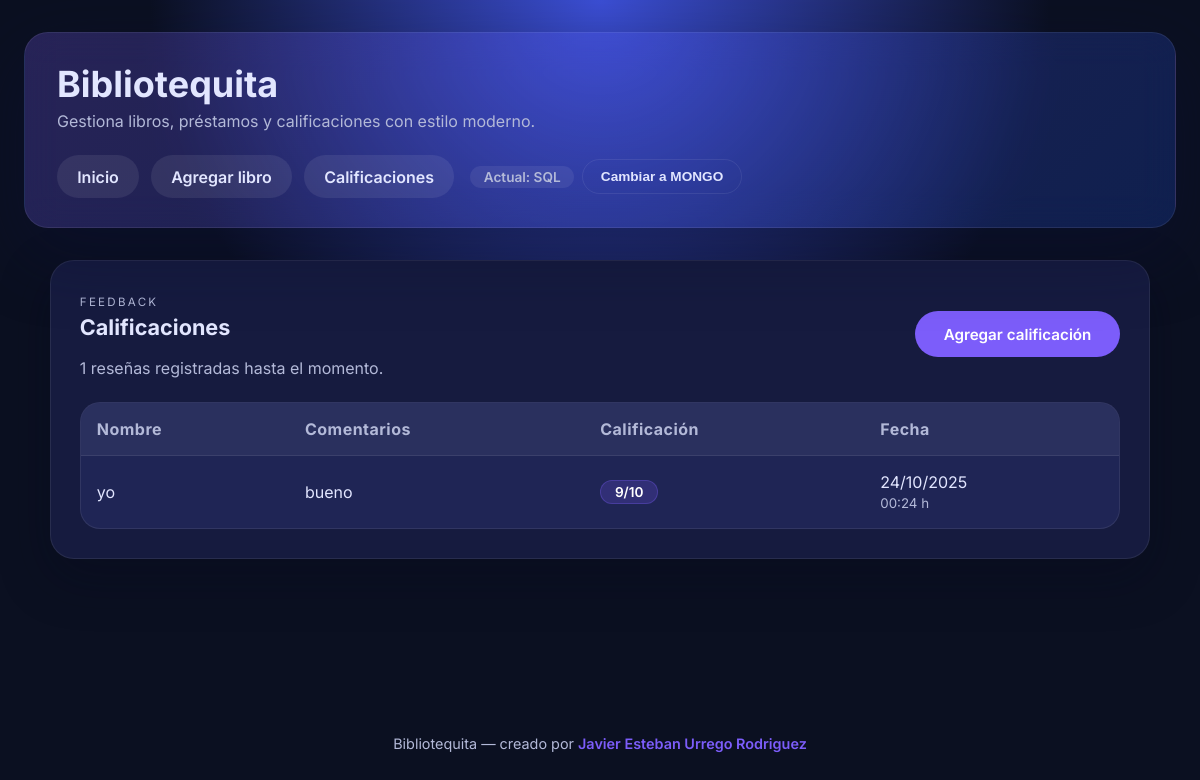
/calificaciones/, run on an earlier commit of the app's database.
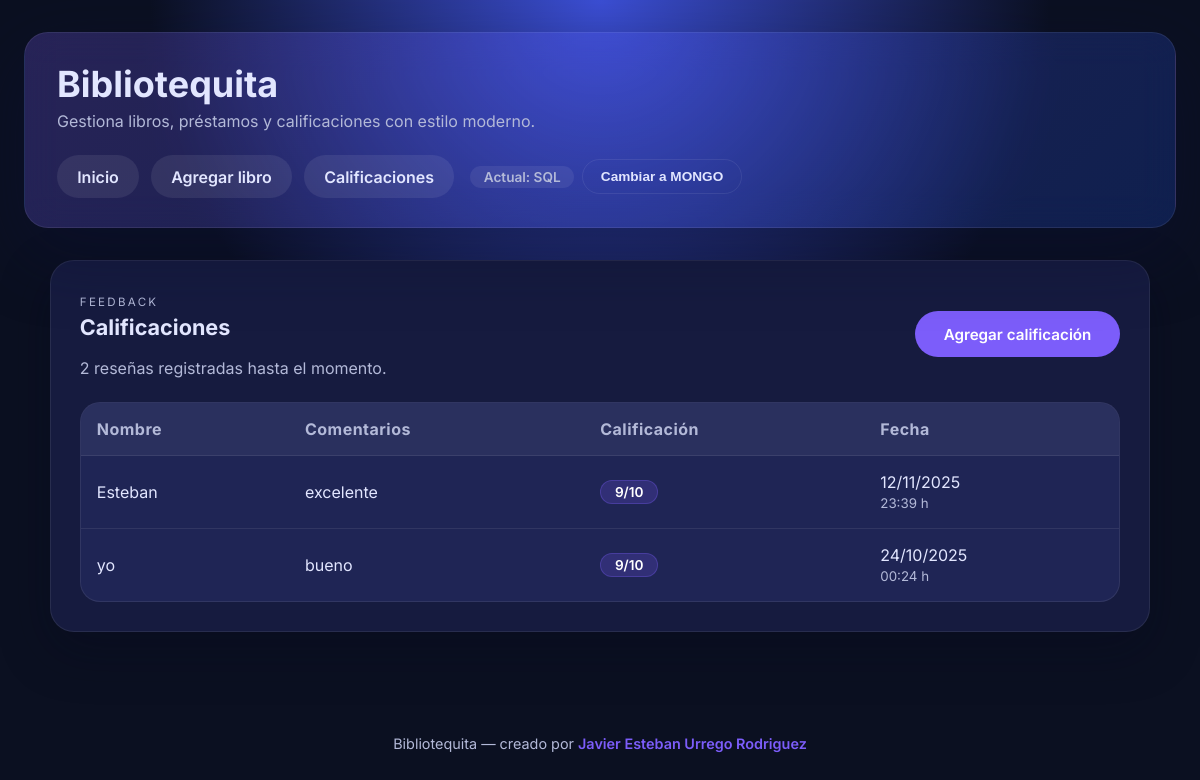
And on a later commit of the database.
### library/models.py (models this page shows, shortened)
class Rating(models.Model):
    name = models.CharField(max_length=100, verbose_name="Nombre")
    comments = models.TextField(blank=True, verbose_name="Comentarios")
    rating = models.PositiveIntegerField(
        choices=[(i, str(i)) for i in range(1, 11)],
        verbose_name="Calificación (1-10)"
    )
    created_at = models.DateTimeField(auto_now_add=True)
    class Meta:
        ordering = ['-created_at']
        verbose_name = "Calificación"
        verbose_name_plural = "Calificaciones"

### library/views.py (the view)
# urls.py: path('calificaciones/', views.rating_list, name='lista_calificaciones'),
def rating_list(request):
    data_source = get_active_data_source(request)
    ratings = []
    if data_source == DATA_SOURCE_MONGO:
        try:
            ratings = mongo_repository.list_ratings()
        except MongoUnavailableError as exc:
            data_source = _fallback_to_sql(request, exc)
    if data_source == DATA_SOURCE_SQL:
        ratings = Rating.objects.all()
    return render(request, 'library/rating_list.html', {'ratings': ratings})

### library/context_processors.py (called while the page is built)
def data_source_meta(request):
    current = get_active_data_source(request)
    alternate = next_data_source(current)
    return {
        'current_data_source': current,
        'alternate_data_source': alternate,
        'DATA_SOURCE_SQL': DATA_SOURCE_SQL,
        'DATA_SOURCE_MONGO': DATA_SOURCE_MONGO,
    }

### library/data_sources.py (called while the page is built)
def get_active_data_source(request) -> str:
    source = request.session.get(SESSION_KEY, DATA_SOURCE_SQL)
    if source not in DATA_SOURCE_CHOICES:
        source = DATA_SOURCE_SQL
    return source

def next_data_source(current: str) -> str:
    return DATA_SOURCE_MONGO if current == DATA_SOURCE_SQL else DATA_SOURCE_SQL

### library/templates/library/rating_list.html (shortened to what this page needs)
{% extends "library/base.html" %}
{% block content %}
<section class="panel">
    <div class="panel-header">
        <div>
            <span class="eyebrow">Feedback</span>
            <h2>Calificaciones</h2>
            <p>{{ ratings|length }} rese&ntilde;as registradas hasta el momento.</p>
        </div>
        <a class="button primary" href="{% url 'nueva_calificacion' %}">Agregar calificaci&oacute;n</a>
    </div>
    {% if ratings %}
        <div class="table-wrapper">
            <table>
                <thead>
                    <tr>
                        <th>Nombre</th>
                        <th>Comentarios</th>
                        <th>Calificaci&oacute;n</th>
                        <th>Fecha</th>
                    </tr>
                </thead>
                <tbody>
                    {% for rating in ratings %}
                        <tr>
                            <td>{{ rating.name }}</td>
                            <td>{{ rating.comments|default:"Sin comentarios"|truncatechars:80 }}</td>
                            <td><span class="chip chip--accent">{{ rating.rating }}/10</span></td>
                            <td>
                                {{ rating.created_at|date:"d/m/Y" }}<br>
                                <small class="text-muted">{{ rating.created_at|date:"H:i" }} h</small>
                            </td>
                        </tr>
                    {% endfor %}
                </tbody>
            </table>
        </div>
    {% else %}
        <div class="empty-state">
            No hay calificaciones registradas todav&iacute;a. S&eacute; la primera en compartir tu opini&oacute;n.
        </div>
    {% endif %}
</section>
{% endblock %}

What changed in the data, as far as the page shows it:
added Rating: name "Esteban", comments "excelente", rating "9", created_at "12/11/2025", created_at "23:39"
Also different on the page:
{{ ratings|length }}: "1" → "2"
